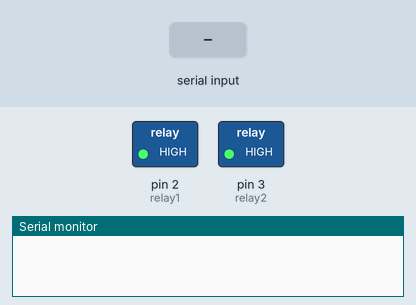
Recording of a sketch running on a simulated Arduino Uno, built with avr-gcc and run on an emulated ATmega328P. Shown: switched loads named in the sketch (green lamp = pin HIGH), the last lines printed to the serial monitor. The inputs (shaded band) are chosen by the test bench.

Above: at 1.2 s.
1.3 s: "1\n" received over Serial
At 2.2 s:
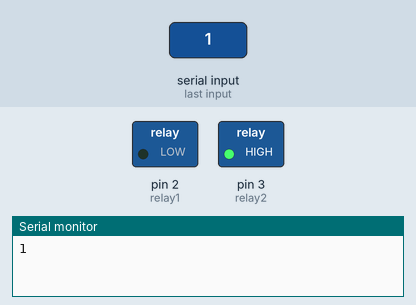
2.8 s: "3\n" received over Serial
At 3.4 s:
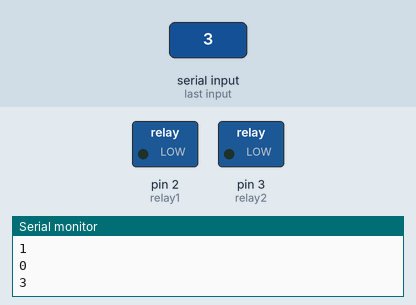
4.3 s: "2\n" received over Serial
At 5.5 s:
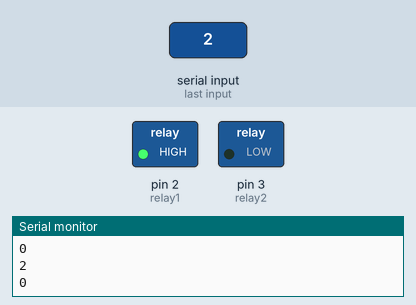
5.8 s: "4\n" received over Serial
At 6.9 s:
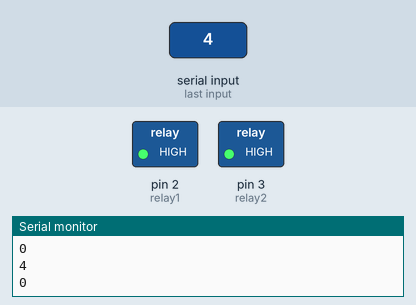
Timing chart, 0 to 8.3 s (numbered marks = the images above; inputs shaded):
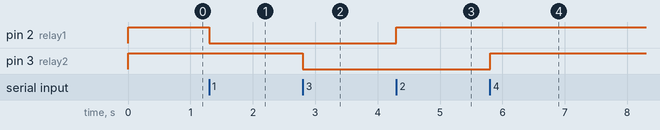

Measured:
- after the input at 1.3 s, pin 2 (relay1): HIGH → LOW at once
- after the input at 2.8 s, pin 3 (relay2): HIGH → LOW at once
- after the input at 4.3 s, pin 2 (relay1): LOW → HIGH at once
- after the input at 5.8 s, pin 3 (relay2): LOW → HIGH at once

The sketch:

ActuationND.ino
```cpp
#include <IRremote.h>
#define IR_LED_PIN 7
int relay1 = 2;
int relay2 = 3;
int count;
int a;
IRsend irsend;// Initialize the IR sender

// Enabling bluetooth serial connection to achieve the slave control.
void setup() {
  Serial.begin( 9600 );
  pinMode(relay1, OUTPUT);
  pinMode(relay2, OUTPUT);// 9600 is the default baud rate for the serial Bluetooth module
  digitalWrite(relay1, HIGH);//disbale relay
  digitalWrite(relay2, HIGH);//disable relay
}
void loop() {
  if(Serial.available())
  {
   a=Serial.parseInt();
   Serial.println(a);
  }
//codes for actuation

//Light control ser 1 ser 2
if (a==1){digitalWrite(relay1, LOW);}//Light on
if (a==2){ digitalWrite(relay1, HIGH);}//Light off
if (a==3){digitalWrite(relay2, LOW);}//Appliance on
if (a==4){ digitalWrite(relay2, HIGH);}//appliance off
if (a==5)
{
  irsend.sendNEC(0x00FF30CFe, 32);//TV ON
}


}
```
